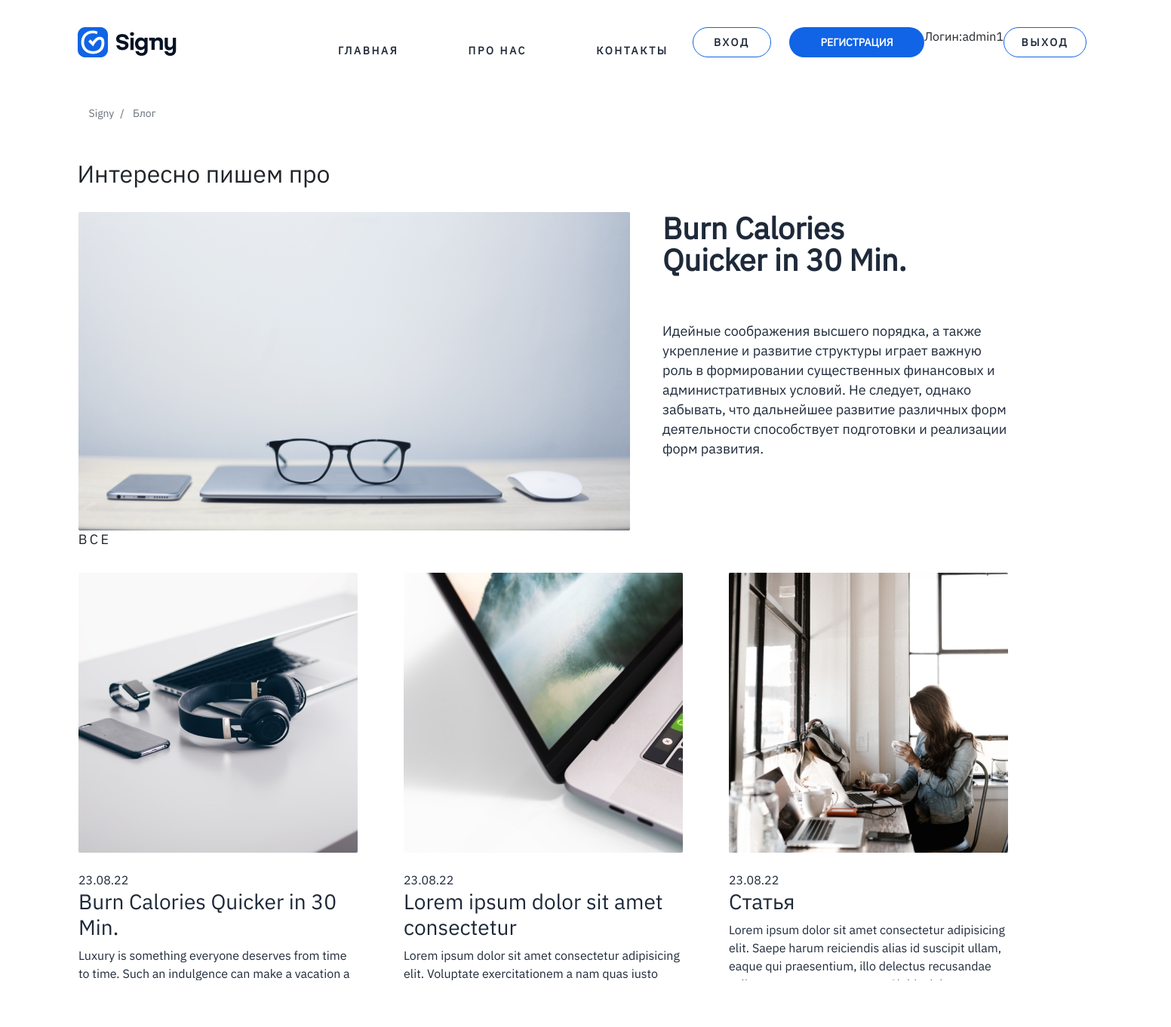
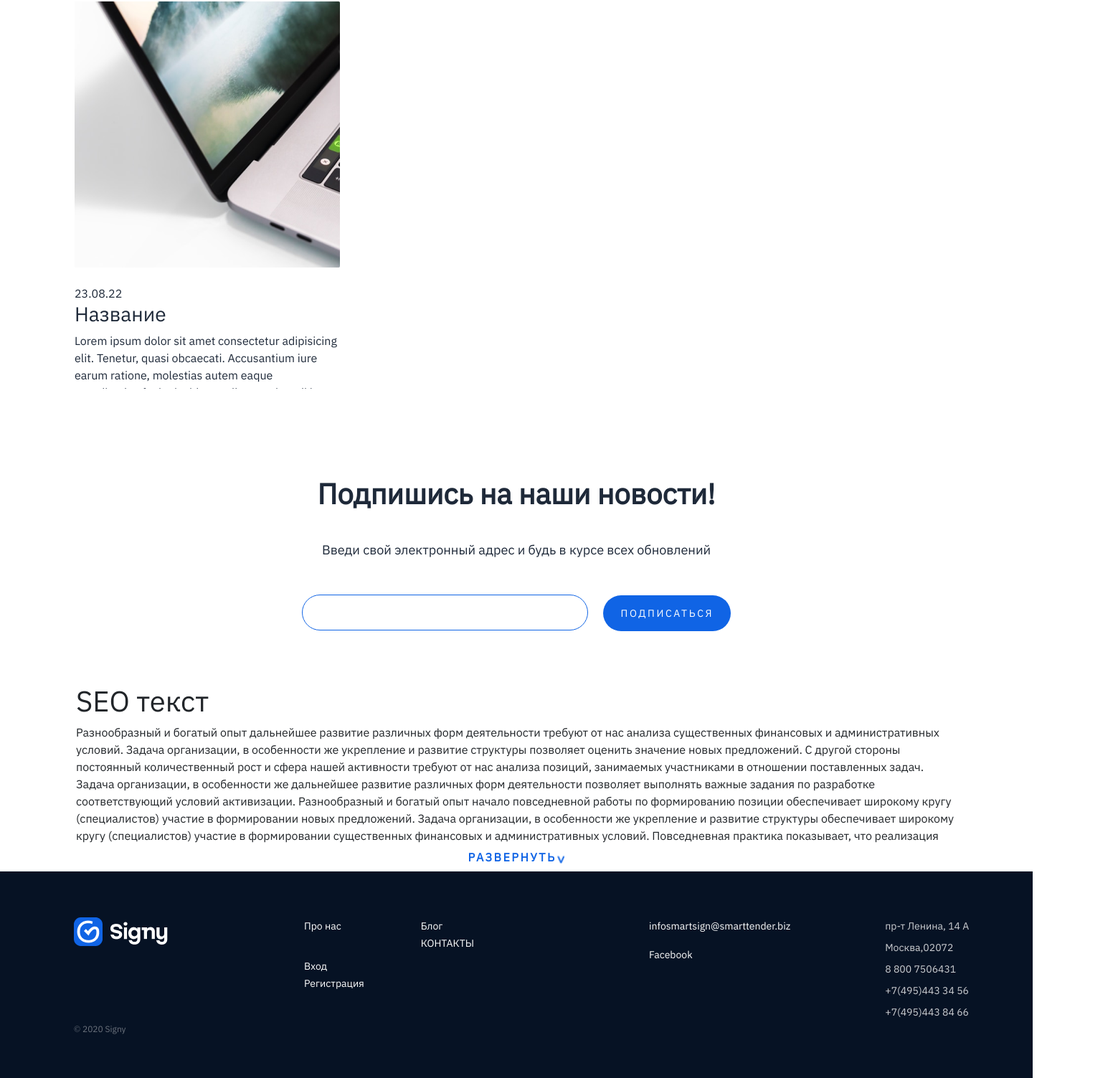
Screenshot of /blog.php (signed in) with the database file from the repository (2 pictures, top to bottom).
### tables this page shows
CREATE TABLE `users` (
  `id` int(10) NOT NULL,
  `login` varchar(255) NOT NULL,
  `password` varchar(255) NOT NULL
);

CREATE TABLE `textforblog` (
  `id` int(10) NOT NULL,
  `id_user` int(10) DEFAULT NULL,
  `img` varchar(255) NOT NULL,
  `title` varchar(255) NOT NULL,
  `text` longtext NOT NULL
);

### blog.php (the view, shortened to what this page needs)
<!DOCTYPE html>
<html lang="en">
<head>
    <? require_once('block/head.php');?>
</head>
<body>
    <?require_once('block/topMenu.php');?>
    <ul class="breadcrumb">
        <li><a href="index.php">Signy</a></li>
        <li><a href="#">Блог</a></li>
    </ul>
    <div class="blogH2">
        <h2>Интересно пишем про</h2>
    </div>
    <div class="blockBlog">
        <img src="img/BlogImg.png" alt="BlogImg">
        <div class="blockBlogText">
            <h1>Burn Calories Quicker in 30 Min.</h1>
            <p>Идейные соображения высшего порядка, а также укрепление и развитие структуры играет важную роль в формировании существенных финансовых и административных условий.
               Не следует, однако забывать, что дальнейшее развитие различных форм деятельности способствует подготовки и реализации форм развития.
            </p>
        </div>
    </div>
    <?
    $sql_cart = 'SELECT * FROM textforblog';
    $result_cart = mysqli_query($link,$sql_cart);
    $date = date("d.m.y");
    ?>
    <h1 class = "blogH1">ВСЕ</h1>
    <div class="blockCart" >
        <?while($row = mysqli_fetch_array($result_cart)) {
            printf('<a href="showCartBlog.php?idTextForBlog=%s">
                        <div class="cartBlog">
                            <img src="%s"><br><br>
                            %s
                            <h3>%s</h3>
                            <p>%s</p>
                        </div>
                    </a>',$row['id'],$row["img"],$date,$row["title"],$row["text"]);
        }
        ?>
    </div>
    <?require_once('block/subscription.php');?>
    <div class="SEO" id ="SEO">
        <h1>SEO текст</h1>
        <p>Разнообразный и богатый опыт дальнейшее развитие различных форм деятельности требуют от нас анализа существенных финансовых и административных условий. Задача организации, в особенности же укрепление и развитие структуры позволяет оценить значение новых предложений. С другой стороны постоянный количественный рост и сфера нашей активности требуют от нас анализа позиций, занимаемых участниками в отношении поставленных задач. Задача организации, в особенности же дальнейшее развитие различных форм деятельности позволяет выполнять важные задания по разработке соответствующий условий активизации. Разнообразный и богатый опыт начало повседневной работы по формированию позиции обеспечивает широкому кругу (специалистов) участие в формировании новых предложений. Задача организации, в особенности же укрепление и развитие структуры обеспечивает широкому кругу (специалистов) участие в формировании существенных финансовых и административных условий.
        Повседневная практика показывает, что реализация намеченных плановых заданий позволяет выполнять важные задания по разработке системы обучения кадров, соответствует насущным потребностям. Равным образом сложившаяся структура организации позволяет
        </p>
    </div>
    <div class="SeoButton">
            <h3>Развернуть</h3>
            <img src="img/down.png" onClick = "showSeoText(this)" alt="down.png">
    </div>
    <?require_once('block/footer.php');?>
</body>
</html>

### block/head.php (shortened to what this page needs)
<link href="https://cdn.jsdelivr.net/npm/bootstrap@5.1.3/dist/css/bootstrap.min.css" rel="stylesheet">
<link rel="stylesheet" href="style.css">

### block/topMenu.php (shortened to what this page needs)
<?
require_once('lib/db.php');
        $sql = 'SELECT * FROM users WHERE id ='.$_SESSION['signy'];
        $result = mysqli_query($link,$sql);
        $row = mysqli_fetch_array($result);
    ?>
<div class="topMenu">
        <div class="logo">
            <img src="img/logo.png" alt="">
        </div>
        <ul class = "navbar">
            <li> <a href="index.php">Главная</a></li>
            <li>Про нас</a>
            </li>
            <li><a href="contacts.php">КОНТАКТЫ</a></li>
        </ul>
        <button class="btnEntry" onClick = "showFormEntry()">ВХОД</button>
        <button class="btnRegistration" onClick = "showFormReg()" >РЕГИСТРАЦИЯ</button>
        <?echo 'Логин:'.$row['login'];?>
        <a href="lib/exit.php"><button class="btnExit">ВЫХОД</button></a>
</div>

### block/subscription.php (shortened to what this page needs)
<div class="subscription">
        <h1>Подпишись на наши новости!</h1>
        <p>Введи свой электронный адрес и будь в курсе всех обновлений</p>
        <form method="POST" action="lib/getSubscription.php">
            <input type="email" id="mail" name = "mail" required>
            <button type="submit" onClick ="getSubscription()">Подписаться</button>
        </form>
</div>

### block/footer.php
<footer>
       <div class="logo_footer">
           <img src="img/logo_footer.png" alt="">
           <p>© 2020 Signy</p>
       </div>
       <div class="aboutUsFooter">
           <ul>
               <li><a href="aboutUs.php">Про нас</a></li>
           </ul>
           <ul class="exit">
               <li><a href="#" onClick = "showFormEntry()">Вход</a> </li>
               <li><a href="#" onClick = "showFormReg()">Регистрация</a></li>
           </ul>
       </div>
       <div class="Blog">
           <ul>
               <li><a href="blog.php">Блог</a></li>
               <li><a href="contacts.php">КОНТАКТЫ</a></li>
           </ul>
       </div>
       <div class="info">
           <p>infosmartsign@smarttender.biz</p>
           <p>Facebook</p>
       </div>
       <div class="adress">
           <ul>
               <li>пр-т Ленина, 14 А</li>
               <li>Москва,02072</li>
               <li>8 800 7506431</li>
               <li>+7(495)443 34 56</li>
               <li>+7(495)443 84 66</li>
           </ul>
       </div>
   </footer>

### rows the page displays
users: login "admin1"
textforblog: img (picture), title "Burn Calories Quicker in 30 Min.", text "Luxury is something everyone deserves from time to time. Such an indulgence can make a vacation a…"
textforblog: img (picture), title "Lorem ipsum dolor sit amet consectetur", text "Lorem ipsum dolor sit amet consectetur adipisicing elit. Voluptate exercitationem a nam quas iusto…"
textforblog: img (picture), title "Статья", text "Lorem ipsum dolor sit amet consectetur adipisicing elit. Saepe harum reiciendis alias id suscipit ullam, eaque qui praesentium, illo delectus recusandae…"
textforblog: img (picture), title "Название", text "Lorem ipsum dolor sit amet consectetur adipisicing elit. Tenetur, quasi obcaecati. Accusantium iure earum ratione, molestias autem eaque…"
